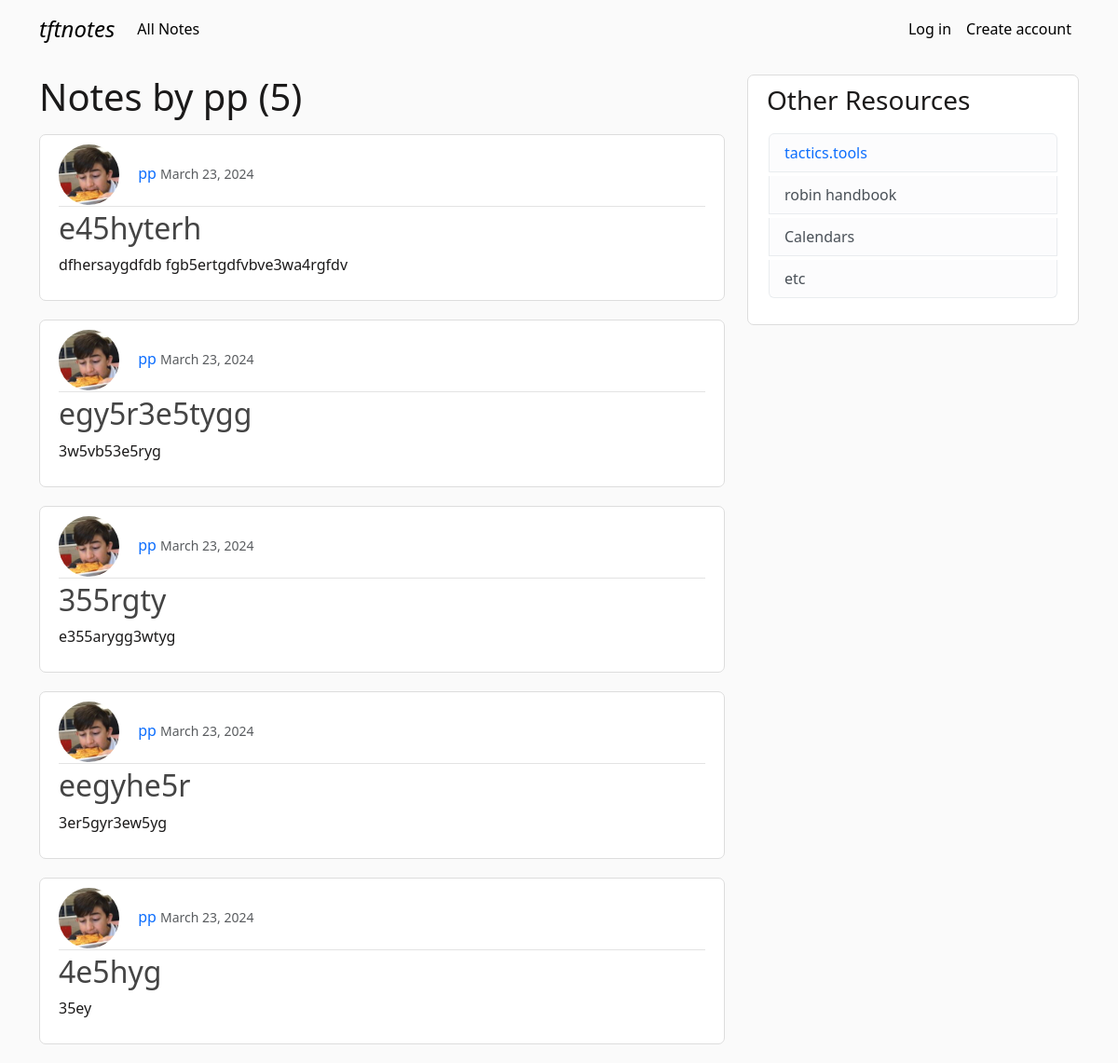
Screenshot of /user/pp with the database file from the repository.
### blog/models.py (models this page shows, shortened)
class Post(models.Model):
    title = models.CharField(max_length=100)
    content = models.TextField()
    date_posted = models.DateTimeField(default=timezone.now)
    author = models.ForeignKey(User, on_delete=models.CASCADE)

### users/models.py (models this page shows, shortened)
class Profile(models.Model):
    user = models.OneToOneField(User, on_delete=models.CASCADE)
    image = models.ImageField(default='default.jpg', upload_to='profile_pics')

### blog/views.py (the view)
# urls.py: path('user/<str:username>', UserPostListView.as_view(), name='user-posts'),
class UserPostListView(ListView):
    model = Post
    template_name = 'blog/user_posts.html'
    context_object_name = 'posts'
    paginate_by = 5
    def get_queryset(self):
        user = get_object_or_404(User, username=self.kwargs.get('username'))
        return Post.objects.filter(author=user).order_by('-date_posted')

### blog/templates/blog/user_posts.html (shortened to what this page needs)
{%extends "blog/base.html"%}
{%block content%}
    <h1 class="mb-3">Notes by {{ view.kwargs.username }} ({{ page_obj.paginator.count }})</h1>
    {% for post in posts %}
      <article class="media content-section">
        <div class="media-body">
          <div class="article-metadata">
            <img src="{{post.author.profile.image.url}}" class="rounded-circle article-img" alt="">
            <a class="mr-2" href="{% url 'user-posts' post.author.username %}">{{ post.author }}</a>
            <small class="text-muted">{{ post.date_posted|date:"F d, Y" }}</small>
          </div>
          <h2><a class="article-title" href="{% url 'post-detail' post.id %}">{{ post.title }}</a></h2>
          <p class="article-content">{{ post.content }}</p>
        </div>
      </article>
    {%endfor%}
{%endblock content%}

### blog/static/blog/main.css (style rules this page uses)
a { text-decoration: none; }
body { background: #fafafa; color: rgb(27, 26, 26); margin-top: 5rem; }
.content-section { background: #ffffff; padding: 10px 20px; border: 1px solid #dddddd; border-radius: 7px; margin-bottom: 20px; }
.article-title { color: #444444; }
.article-content { white-space: pre-line; }
.article-img { height: 65px; width: 65px; margin-right: 16px; }
.article-metadata { padding-bottom: 1px; margin-bottom: 4px; border-bottom: 1px solid #e3e3e3 }

### rows the page displays
Post: author.profile.image (placeholder picture), author "pp", date_posted "March 23, 2024", title "e45hyterh", content "dfhersaygdfdb fgb5ertgdfvbve3wa4rgfdv"
Post: author.profile.image (placeholder picture), author "pp", date_posted "March 23, 2024", title "egy5r3e5tygg", content "3w5vb53e5ryg"
Post: author.profile.image (placeholder picture), author "pp", date_posted "March 23, 2024", title "355rgty", content "e355arygg3wtyg"
Post: author.profile.image (placeholder picture), author "pp", date_posted "March 23, 2024", title "eegyhe5r", content "3er5gyr3ew5yg"
Post: author.profile.image (placeholder picture), author "pp", date_posted "March 23, 2024", title "4e5hyg", content "35ey"

### other values shown
{{ view.kwargs.username }} "pp"
{{ page_obj.paginator.count }} "5"
